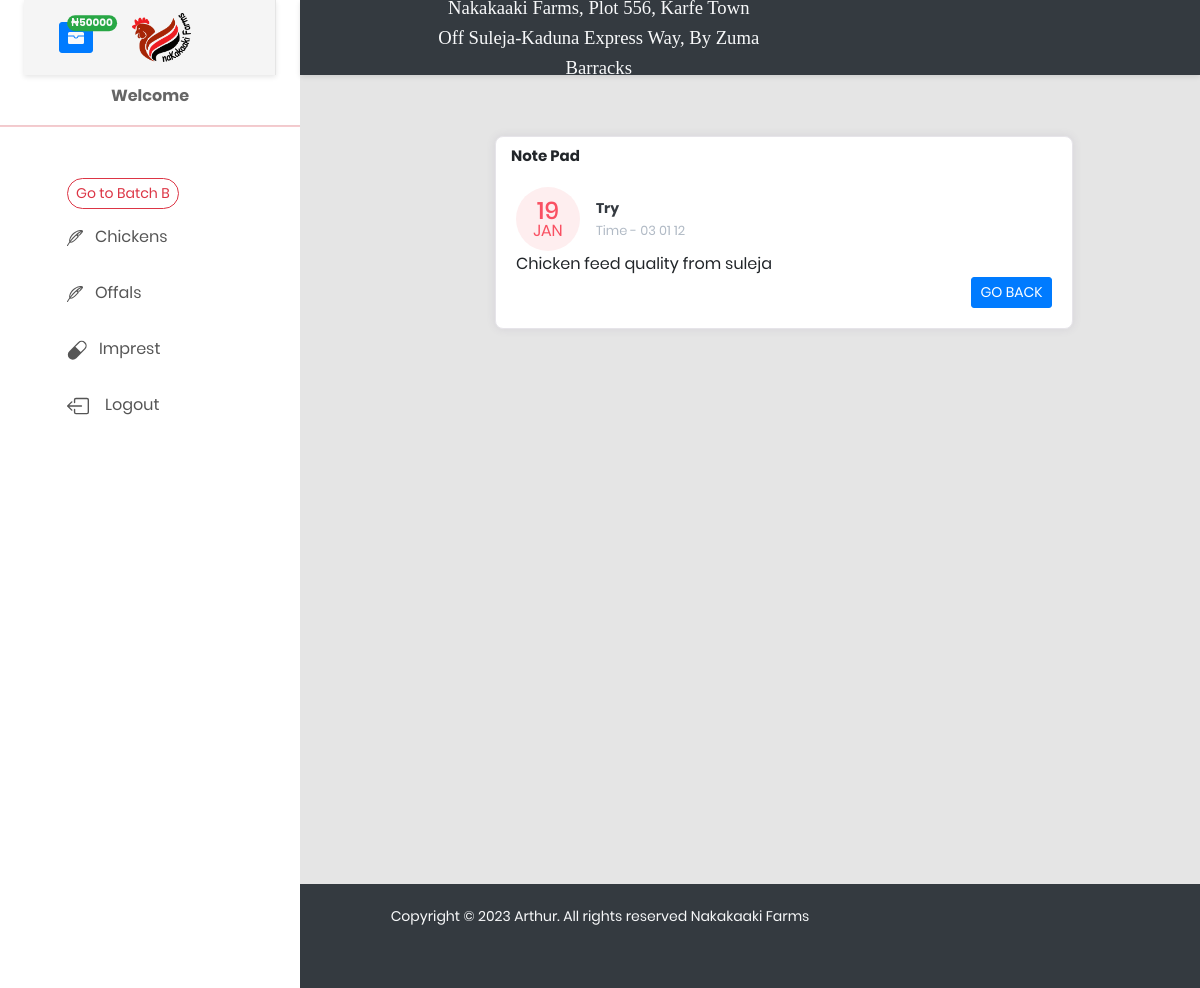
Screenshot of /notepad_detail/7/ with the database file from the repository.
### poultry/models.py (models this page shows)
class NotePad(models.Model):
    title = models.CharField(max_length=50, null=True, blank=True)
    note = RichTextField(null=True, blank=True)
    date = models.DateTimeField(auto_now_add=True)

### poultry/views.py (the view)
# urls.py: path('notepad_detail/<int:id>/', views.notepad_detail, name='notepad_detail'),
def notepad_detail(request, id):
    upd = NotePad.objects.get(pk=id)
    imprest = Imprest.objects.values_list('total_imprest', flat=True).last()
    return render(request, 'poultry/notepad_detail.html', {'upd': upd, 'imprest': imprest})

### poultry/templates/poultry/notepad_detail.html (shortened to what this page needs)
{%extends 'poultry/base.html'%}
{%load crispy_forms_tags%}
{%block content%}
 <div class="container">
<div class="row">
    <div class="col-md-9 offset-2">
        <div class="card card-margin">
            <div class="card-header no-border">
                <h5 class="card-title">Note Pad</h5>
            </div>
            <div class="card-body pt-0">
                <div class="widget-49">
                    <div class="widget-49-title-wrapper">
                        <div class="widget-49-date-danger">
                            <span class="widget-49-date-day">{{upd.date|date:"d"}}</span>
                            <span class="widget-49-date-month">{{upd.date|date:"M"}}</span>
                        </div>
                        <div class="widget-49-meeting-info">
                            <span class="widget-49-pro-title text-dark"><b>{{upd.title|title}}</b></span>
                            <span class="widget-49-meeting-time">Time - {{upd.date|date:"H m s"}}</span>
                        </div>
                    </div>
                        <p class="widget-49-meeting-item"><span>{{upd.note|safe}}</span></p>
                    <div class="widget-49-meeting-action">
                        <a href="{%url 'notepad_overview'%}" class="btn btn-sm btn-primary">Go Back</a>
                    </div>
                </div>
            </div>
        </div>
    </div>
     </div>
    </div>
{%endblock%}

### poultry/templates/poultry/notepad_detail.html (style rules this page uses)
body { background: #F4F7FD; margin-top:20px; }
.card-margin { margin-bottom: 1.875rem; }
.card { border: 0; box-shadow: 0px 0px 10px 0px rgba(82, 63, 105, 0.1); -webkit-box-shadow: 0px 0px 10px 0px rgba(82, 63, 105, 0.1); -moz-box-shadow: 0px 0px 10px 0px rgba(82, 63, 105, 0.1); -ms-box-shadow: 0px 0px 10px 0px rgba(82, 63, 105, 0.1); }
.card { position: relative; display: flex; flex-direction: column; min-width: 10; word-wrap: break-word; background-color: #ffffff; background-clip: border-box; border: 1px solid #e6e4e9; border-radius: 8px; }
.card .card-header.no-border { border: 0; }
.card .card-header { background: none; padding: 0 0.9375rem; font-weight: 500; display: flex; align-items: center; min-height: 50px; }
.card-header:first-child { border-radius: calc(8px - 1px) calc(8px - 1px) 0 0; }
.widget-49 .widget-49-title-wrapper { display: flex; align-items: center; }
.widget-49 .widget-49-title-wrapper .widget-49-date-danger { display: flex; align-items: center; justify-content: center; flex-direction: column; background-color: #feeeef; width: 4rem; height: 4rem; border-radius: 50%; }
.widget-49 .widget-49-title-wrapper .widget-49-date-danger .widget-49-date-day { color: #F95062; font-weight: 500; font-size: 1.5rem; line-height: 1; }
.widget-49 .widget-49-title-wrapper .widget-49-date-danger .widget-49-date-month { color: #F95062; line-height: 1; font-size: 1rem; text-transform: uppercase; }
.widget-49 .widget-49-title-wrapper .widget-49-meeting-info { display: flex; flex-direction: column; margin-left: 1rem; }
.widget-49 .widget-49-title-wrapper .widget-49-meeting-info .widget-49-pro-title { color: #3c4142; font-size: 14px; }
.widget-49 .widget-49-title-wrapper .widget-49-meeting-info .widget-49-meeting-time { color: #B1BAC5; font-size: 13px; }
.widget-49 .widget-49-meeting-action { text-align: right; }
.widget-49 .widget-49-meeting-action a { text-transform: uppercase; }

### rows the page displays
NotePad: date "19", date "JAN", title "Try", date "03 01 12", note "Chicken feed quality from suleja"

### other values shown
{{ imprest }} "50000"
